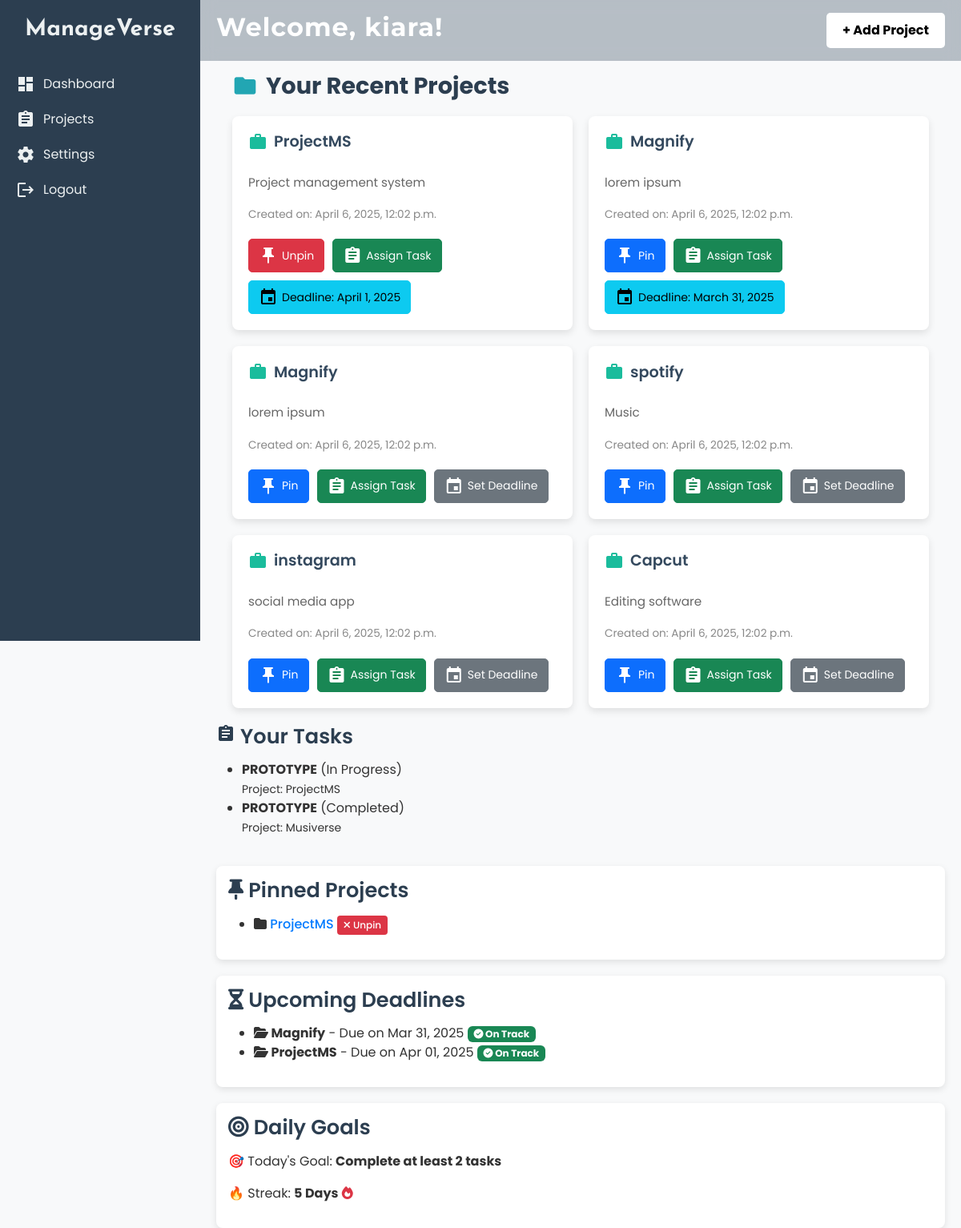
Page /dashboard (signed in) on the committed database.
### mv/models.py (models this page shows, shortened)
class CustomUser(AbstractUser):
    ROLE_CHOICES = [
        ('user', 'User'),
        ('manager', 'Manager'),
    ]
    role = models.CharField(max_length=10, choices=ROLE_CHOICES, default='user')
    phone_number = models.CharField(max_length=15, default="0000000000")
    groups = models.ManyToManyField(
        'auth.Group',
        related_name='customuser_set',
        blank=True
    )
    user_permissions = models.ManyToManyField(
        'auth.Permission',
        related_name='customuser_permissions',
        blank=True
    )

class Project(models.Model):
    name = models.CharField(max_length=100)
    description = models.TextField(default='No description')
    category = models.CharField(max_length=100, default='General')
    deadline = models.DateField(null=True, blank=True)
    pinned = models.BooleanField(default=False)
    user = models.ForeignKey(User, on_delete=models.CASCADE)
    lead = models.ForeignKey(User, related_name='led_projects', on_delete=models.SET_NULL, null=True, blank=True)
    team_members = models.ManyToManyField(User, related_name='project_team', blank=True)
    created_at = models.DateTimeField(default=timezone.now)

class Task(models.Model):
    STATUS_CHOICES = [
        ("Pending", "Pending"),
        ("In Progress", "In Progress"),
        ("Completed", "Completed"),
    ]
    project = models.ForeignKey(Project, on_delete=models.CASCADE, related_name="tasks")
    title = models.CharField(max_length=255)
    description = models.TextField(blank=True, null=True)
    assigned_to = models.ForeignKey(
    settings.AUTH_USER_MODEL,
    on_delete=models.SET_NULL,
    null=True,
    blank=True,
    related_name="assigned_tasks"
)
    status = models.CharField(max_length=20, choices=STATUS_CHOICES, default="Pending")
    created_at = models.DateTimeField(auto_now_add=True)
    deadline = models.DateField(blank=True, null=True)

### mv/views.py (the view)
# urls.py: path('dashboard', views.dashboard, name='dashboard'),
@login_required
def dashboard(request):
    user = request.user
    projects = Project.objects.filter(user=user)
    pinned_projects = projects.filter(pinned=True)
    tasks = Task.objects.filter(project__in=projects)
    completed_tasks = tasks.filter(status="Completed").count()
    total_tasks = tasks.count()
    progress_percentage = (completed_tasks / total_tasks * 100) if total_tasks > 0 else 0
    upcoming_deadlines = projects.filter(deadline__isnull=False).order_by("deadline")
    daily_goal = "Complete at least 2 tasks"
    streak_days = 5  # Example streak value
    context = {
        "projects": projects,
        "pinned_projects": pinned_projects,
        "tasks": tasks,
        "completed_tasks": completed_tasks,
        "total_tasks": total_tasks,
        "progress_percentage": progress_percentage,
        "upcoming_deadlines": upcoming_deadlines,
        "daily_goal": daily_goal,
        "streak_days": streak_days,
    }
    return render(request, "dashboard.html", context)

### templates/dashboard.html (shortened to what this page needs)
<!DOCTYPE html>
<html lang="en">
<head>
     <link href="https://cdn.jsdelivr.net/npm/bootstrap@5.3.3/dist/css/bootstrap.min.css" rel="stylesheet">
<link rel="stylesheet" href="https://cdnjs.cloudflare.com/ajax/libs/font-awesome/6.5.1/css/all.min.css">
</head>
<body>
    <div class="sidebar">
        <h2>ManageVerse</h2>
        <ul>
            <li><a href="#"><span class="material-icons">dashboard</span> Dashboard</a></li>
            <li><a href="{% url 'projects_page' %}"><span class="material-icons">assignment</span> Projects</a></li>
            <li><a href="{% url 'settings_page' %}"><span class="material-icons">settings</span> Settings</a></li>
            <li><a href="{% url 'logout' %}"><span class="material-icons">logout</span> Logout</a></li>
        </ul>
    </div>
    <div class="main-container">
        <div class="navbar">
            <h2>Welcome, {{ request.user.username }}!</h2>
            <button class="btn" id="openModal">+ Add Project</button>
        </div>
<div class="content">
    <h3><span class="material-icons">folder</span> Your Recent Projects</h3>
    <div class="projects">
        {% for project in projects %}
            <div class="project-card">
                <h4><span class="material-icons">work</span> {{ project.name }}</h4>
                <p>{{ project.description }}</p>
                <small>Created on: {{ project.created_at }}</small>
                <div class="project-actions">
                    {% if project.pinned %}
                        <a href="{% url 'unpin_project' project.id %}" class="btn btn-danger">
                            <i class="material-icons">push_pin</i> Unpin
                        </a>
                    {% else %}
                        <a href="{% url 'pin_project' project.id %}" class="btn btn-primary">
                            <i class="material-icons">push_pin</i> Pin
                        </a>
                    {% endif %}
                    {% if request.user in project.assigned_users.all %}
                        <a href="{% url 'unassign_task' project.id %}" class="btn btn-outline-danger">
                            <i class="material-icons">cancel</i> Unassign Task
                        </a>
                    {% else %}
<a href="{% url 'assign_task' project.id %}" class="btn btn-success">
    <i class="material-icons">assignment</i> Assign Task
</a>
                    {% endif %}
                    {% if project.deadline %}
                        <a href="{% url 'view_deadline' project.id %}" class="btn btn-info">
                            <i class="material-icons">event</i> Deadline: {{ project.deadline }}
                        </a>
                    {% else %}
                        <a href="{% url 'set_deadline' project.id %}" class="btn btn-secondary">
                            <i class="material-icons">event</i> Set Deadline
                        </a>
                    {% endif %}
                </div>
            </div>
        {% empty %}
            <p>No projects found. Start adding your projects!</p>
        {% endfor %}
    </div>
</div>
<div class="your-tasks">
    <h3><i class="material-icons">assignment</i> Your Tasks</h3>
    <ul>
        {% for task in request.user.assigned_tasks.all %}
            <li>
                <strong>{{ task.title }}</strong> ({{ task.status }})
                <br>
                <small>Project: {{ task.project.name }}</small>
            </li>
        {% empty %}
            <p><i class="fa fa-info-circle"></i> No tasks assigned yet.</p>
        {% endfor %}
    </ul>
</div>
<div class="pinned-projects">
    <h3><i class="fa fa-thumbtack"></i> Pinned Projects</h3>
    <ul>
        {% for project in pinned_projects %}
            <li>
                <i class="fa fa-folder"></i> <a href="#">{{ project.name }}</a>
                <a href="{% url 'unpin_project' project.id %}" class="btn btn-sm btn-danger">
                    <i class="fa fa-times"></i> Unpin
                </a>
            </li>
        {% empty %}
            <p><i class="fa fa-info-circle"></i> No pinned projects yet.</p>
        {% endfor %}
    </ul>
</div>
<div class="alerts">
    <h3><i class="fa fa-hourglass-half"></i> Upcoming Deadlines</h3>
    <ul>
        {% for project in upcoming_deadlines %}
            <li>
                <strong><i class="fa fa-folder-open"></i> {{ project.name }}</strong>
                - Due on <span datetime="{{ project.deadline }}">{{ project.deadline|date:"M d, Y" }}</span>
                {% if project.days_left <= 2 %}
                    <span class="badge bg-danger"><i class="fa fa-exclamation-triangle"></i> Urgent</span>
                {% elif project.days_left <= 5 %}
                    <span class="badge bg-warning"><i class="fa fa-clock"></i> Upcoming</span>
                {% else %}
                    <span class="badge bg-success"><i class="fa fa-check-circle"></i> On Track</span>
                {% endif %}
            </li>
        {% empty %}
            <p><i class="fa fa-calendar-times"></i> No upcoming deadlines.</p>
        {% endfor %}
    </ul>
</div>
<div class="daily-goals">
    <h3><i class="fa fa-bullseye"></i> Daily Goals</h3>
    <p>🎯 Today's Goal: <strong>{{ daily_goal }}</strong></p>
    <p>🔥 Streak: <strong>{{ streak_days }} Days</strong> <i class="fa fa-fire text-danger"></i></p>
</div>
</body>
</html>

### templates/dashboard.html (style rules this page uses)
* { margin: 0; padding: 0; box-sizing: border-box; font-family: 'Poppins', sans-serif; }
body { display: flex; height: 100vh; background-color: #f4f4f4; }
.sidebar { width: 250px; background: #2c3e50; padding: 0 10px; color: #ecf0f1; display: flex; flex-direction: column; align-items: center; height: 100vh; position: fixed; top: 0; left: 0; overflow-y: auto; }
.sidebar h2 { font-family: 'Josefin Sans', sans-serif; font-weight: bold; font-size: 1.8rem; padding-top: 20px; }
.sidebar ul { margin-top: 20px; list-style: none; padding: 0; width: 100%; }
.sidebar ul li a { color: #ecf0f1; text-decoration: none; display: flex; align-items: center; padding: 10px; }
.sidebar ul li a .material-icons { margin-right: 10px; }
.sidebar ul li a { transition: background 0.3s; border-radius: 5px; }
.main-container { margin-left: 250px; width: calc(100% - 250px); display: flex; flex-direction: column; }
.navbar { background: #2c3e50; display: flex; justify-content: space-between; align-items: center; padding: 15px 20px; color: white; width: 100%; }
.navbar { position: fixed; top: 0; left: 250px; width: calc(100% - 250px); background: rgba(31, 54, 77, 0.3); backdrop-filter: blur(10px); -webkit-backdrop-filter: blur(10px); display: flex; justify-content: space-between; align-items: center; padding: 15px 20px; color: white; z-index: 1000; transition: all 0.3s ease-in-out; }
.sidebar { margin-top: 0; }
.navbar h2 { font-family: 'Montserrat', sans-serif; font-weight: 700; letter-spacing: 1px; }
.navbar .btn { background: rgb(255, 255, 255); border: none; padding: 10px 20px; color: black; cursor: pointer; font-weight: bold; border-radius: 5px; }
.content { margin-top: 50px; padding: 20px; flex-grow: 1; }
.content h3 { margin-bottom: 20px; }
.content h3 { font-size: 1.8rem; font-weight: bold; color: #2c3e50; margin-bottom: 20px; display: flex; align-items: center; }
.content h3 .material-icons { font-size: 2rem; margin-right: 10px; color: #22a6b3; }
.projects { display: flex; flex-wrap: wrap; gap: 20px; }
.project-card { flex: 1 1 calc(33.333% - 20px); min-width: 280px; }
.project-card { background: white; padding: 20px; box-shadow: 0 4px 8px rgba(0, 0, 0, 0.2); border-radius: 8px; display: flex; flex-direction: column; gap: 10px; transition: transform 0.3s ease, box-shadow 0.3s ease; }
.project-card h4 { font-size: 1.3rem; font-weight: 600; color: #34495e; display: flex; align-items: center; }
.project-card h4 .material-icons { font-size: 1.5rem; margin-right: 8px; color:rgb(34, 135, 230); }
.project-card p { font-size: 0.95rem; color: #666; line-height: 1.4; }
.project-card small { font-size: 0.85rem; color: #888; }
.project-actions { margin-top: 10px; display: flex; flex-wrap: wrap; gap: 10px; }
.project-actions a { display: inline-flex; align-items: center; padding: 8px 12px; border-radius: 5px; text-decoration: none; font-size: 14px; }
.project-actions a i { margin-right: 5px; }
body { display: flex; height: 100vh; background-color: #f8f9fa; color: #333; }
.main-container { display: flex; flex-direction: column; width: calc(100% - 250px); padding: 20px; }
.content { padding: 20px; }
h3 { font-size: 1.6rem; font-weight: 600; color: #2c3e50; margin-bottom: 15px; }
.projects { display: grid; grid-template-columns: repeat(auto-fit, minmax(300px, 1fr)); gap: 20px; margin-top: 20px; }
.project-card { background: #ffffff; border-radius: 8px; padding: 20px; box-shadow: 0 4px 10px rgba(0, 0, 0, 0.1); transition: transform 0.3s ease, box-shadow 0.3s ease; }
.project-card h4 { font-size: 1.2rem; font-weight: 600; color: #34495e; display: flex; align-items: center; }
.project-card h4 .material-icons { font-size: 1.5rem; margin-right: 8px; color: #1abc9c; }
.project-card p { font-size: 0.95rem; color: #666; margin: 10px 0; }
.pinned-projects a { text-decoration: none; color: #007bff; font-weight: 500; transition: color 0.3s ease-in-out; }
.pinned-projects .btn-danger { background-color: #dc3545; border: none; padding: 3px 8px; font-size: 12px; transition: background-color 0.3s; color : white; }
.tasks, .pinned-projects, .announcements, .alerts, .daily-goals, .progress-summary, .time-tracking { background: #ffffff; padding: 15px; border-radius: 8px; margin-top: 20px; box-shadow: 0 3px 8px rgba(0, 0, 0, 0.1); }

### rows in the picture
CustomUser: user.username "kiara"
Project: name "ProjectMS", description "Project management system", created_at "April 6, 2025, 12:02 p.m.", pinned "Unpin", deadline "April 1, 2025", deadline "Apr 01, 2025"
Project: name "Magnify", description "lorem ipsum", created_at "April 6, 2025, 12:02 p.m.", pinned "Pin", deadline "March 31, 2025", deadline "Mar 31, 2025"
Project: name "Magnify", description "lorem ipsum", created_at "April 6, 2025, 12:02 p.m.", pinned "Pin", shows "Set Deadline"
Project: name "spotify", description "Music", created_at "April 6, 2025, 12:02 p.m.", pinned "Pin", shows "Set Deadline"
Project: name "instagram", description "social media app", created_at "April 6, 2025, 12:02 p.m.", pinned "Pin", shows "Set Deadline"
Project: name "Capcut", description "Editing software", created_at "April 6, 2025, 12:02 p.m.", pinned "Pin", shows "Set Deadline"
Task: title "PROTOTYPE", status "In Progress", project.name "ProjectMS"
Task: title "PROTOTYPE", status "Completed", project.name "Musiverse"

### other values in the picture
{{ daily_goal }} "Complete at least 2 tasks"
{{ streak_days }} "5"
